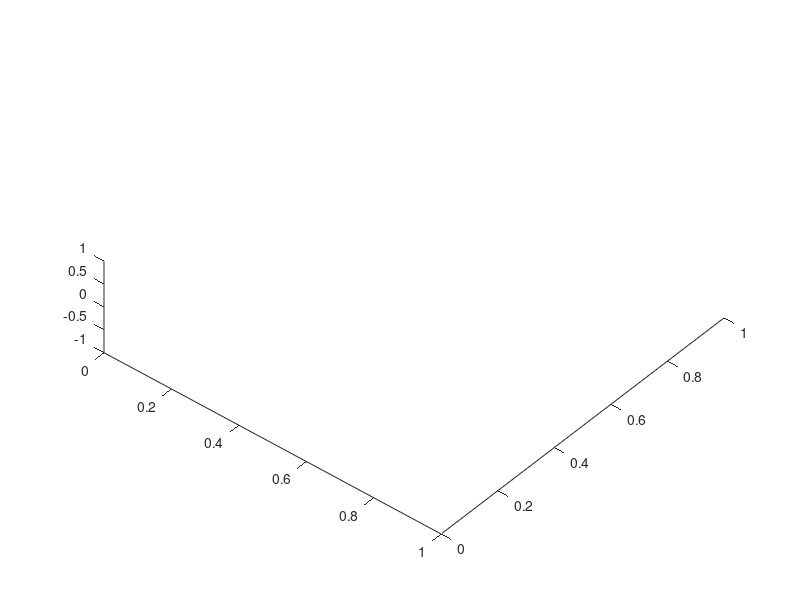

The MATLAB source for this figure: (Note: this script raises an error after producing the figure.)
% This is an example of creating a simple animation with plotg by changing
% the values of the points at each iteration.
%
% Author: Siamak G. Faal
%         sghorbanifaal@wpi.edu
%         http://users.wpi.edu/~sghorbanifaal/index.html
% Date: September 16, 2017

clc; clear; close all;

% Define the x,y and z coordinates of the points
t = 0:0.1:10;
x = (cos(pi/5*t)+2).*cos(0.4*pi*t);
y = (cos(pi/5*t)+2).*sin(0.4*pi*t);
z = sin(pi/5*t);

% Set v to hold the values of each coordinate
v = linspace(0,10,length(x));

% Create figure and axes environments, set axes color to be black
h = figure(); colormap(hot); axes('Color','k'); hold on

% Change the view of the axes
view(40,72);

% Create a plotg object with x,y and z vectors and set line width to 5
g = plotg('XData',x,'YData',y,'ZData',z,'LineWidth',5);

while(ishandle(h))  % While the figure is open
    v = circshift(v,[0 1]);     % Circulate the values in v
    set(g,'CData',v);   % set CData of g (the handle of the plotg object 
                        % to be equal to new point values (v).
    drawnow();  % Update figures
end